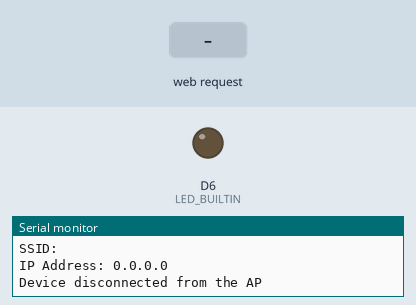
Simulated run of this sketch. Board: Arduino MKR. Parts: output pins drawn as LEDs (lit = HIGH), the last lines printed to the serial monitor. The test bench sets the inputs (shaded band).

Above: at 11.2 s.
11.3 s: HTTP request GET /H received
At 11.9 s:
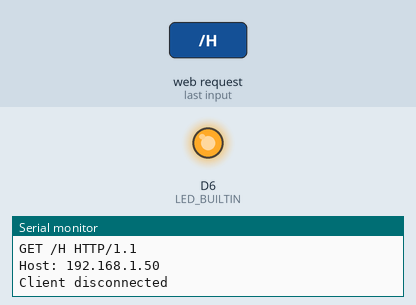
12.8 s: HTTP request GET /L received
At 14.2 s:
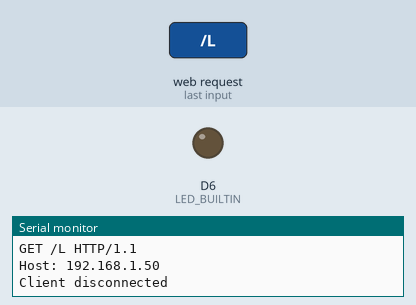
Timing chart, 0 to 15.8 s (numbered marks = the images above; inputs shaded):
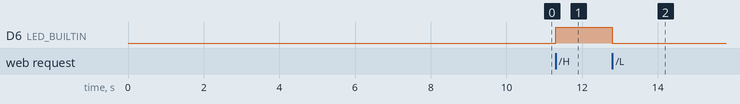

The sketch:

Wifi_Scale_control.ino
```cpp
/*
I want to look at how I can set up a scale that allows me to tare and calibrate from a wifi client.
Parts of code
  scale weight part returns LBS.
  Wifi Server broadcast.
    webpage showing generic details and a tare button area. Perhaps a calibrate button too.

*/

// Libraries
#include <WiFiNINA.h>   // Wifi Library
#include "HX711.h"      // Scale info

// Classes
HX711 scale;    // Declare an instance of HX711 scale class

// Scale Info
//Scale HX711 circuit wiring
const int LOADCELL_DOUT_PIN = 2; // Data out pin
const int LOADCELL_SCK_PIN = 3;  // Clock pin

//Wifi Details
char ssid[] ="TEST";
char pass[] = "Password";  // Can I keep this open? What are the risks?
int keyIndex = 0; //Only for WEP


int status = WL_IDLE_STATUS;
//Defines server port.
WiFiServer server(80);


void setup() {
  // put your setup code here, to run once:


  scale.begin(LOADCELL_DOUT_PIN, LOADCELL_SCK_PIN); // Setting up for the Scale.

//// This should start the web server.
  Serial.begin(9600);
  while (!Serial){
  ; //wait for serial port to connect. Needed for Native USB  Port only -- TOBRIEN 20260118 I think this is saying if USB is plugged in then worry about this.


  }

  Serial.println("Access Point Web Server");

//  pinMode(led, OUTPUT); //Set pin Mode
  pinMode(LED_BUILTIN, OUTPUT);


  // Check for WiFi Module
  if (WiFi.status() == WL_NO_MODULE){
    Serial.println("Communication with Wifi Module failed!");
    //Don't continue
    while(true);
    }

    String fv = WiFi.firmwareVersion();
    if (fv < WIFI_FIRMWARE_LATEST_VERSION){
      Serial.println("Please upgrade the firmware");
      }

        //print the network name (SSID);
      Serial.print("Creating access point named: ");
      Serial.println(ssid);

      // Create open network. Change this line if creating a WEP network.
      status = WiFi.beginAP(ssid, pass);
      if (status != WL_AP_LISTENING){
        Serial.println("Creating access point failed");
        //Don't continue
        while(true);
        }

        //Wait 10 seconds for connection
        delay(10000);

        // start web server on port 80.
        server.begin();

        //you are connected now print the status
        printWiFiStatus();
}
//// This is the end of the web server.


void loop() {
  // put your main code here, to run repeatedly:
  WebServer();


}


float ReadWeight()
{
  //Return in LBS the weight being read by the scale.


}


void printWiFiStatus(){
  //print the ssid of the net you are connected to
  Serial.print("SSID: ");
  Serial.println(WiFi.SSID());
  // print your wifi shields IP Address
  IPAddress ip =  WiFi.localIP();
  Serial.print("IP Address: ");
  Serial.println(ip);
  }


void WebServer(){
  //// TOBRIEN 20260118 I am wondering if I can do this so that I basically can call this
  //// function instead of adding all this to the loop code.


  ////////////////////////////////////////////////////
  //  This is the Wifi AP
  ////////////////////////////////////////////////////
  // compare the previous status to the current status
  if (status != WiFi.status()){
    //it had changed update the variable
    status = WiFi.status();

    if (status == WL_AP_CONNECTED){
      //a device has connected to the AP
      Serial.println("Device connected to AP");
      }else{
      // a device had disconnected from the AP
      Serial.println("Device disconnected from the AP");
        }
    }

    WiFiClient client = server.available(); // listen for incoming clients

    if (client){                      // if you get a client,
      Serial.println("new client");  // print a message out the serial port
      String currentLine = "";        // make a String to hold incoming data from the client
      while (client.connected()){     // loop while the client's connected
        if (client.available()){      // if there's bytes to read from the client,
          char c = client.read();     //read a byte then
          Serial.write(c);            // print it out the serial monitor
          if (c == '\n'){             // if the byte is a newline character
            // if the current line is blank, you got two newline characters in a row.
            // that's the end of the client HTTP request, so send a response:
            if (currentLine.length()==0){
               // HTTP headers always start with a response code (e.g. HTTP/1.1 200 OK)
              // and a content-type so the client knows what's coming, then a blank line:
              client.println("HTTP/1.1 200 OK");
              client.println("Content-type:text/html");
              client.println("");

            // the content of the HTTP response follows the header:
              client.print("Click <a href=\"/H\">here</a> turn the LED on<br>");
              client.print("Click <a href=\"/H\">here</a> turn the LED off<br>");

              //int randomReading = analogRead(A1);
              //client.print("Random reading from analog pin: ");
              //client.println(randomReading);

              //client.print(" ");
              //client.print(currentTime);
              //client.print(" ");

              //TOBrien implement the printing of the Data to the web interface
              client.println("TEST STRING");
              client.println("TEST STRING");
              client.print("<br>Outside Temperature = ");
              client.println("TEST STRING");
              client.print("<br>Inside Relative Humidty = ");
              client.print("TEST STRING");
              client.println("% <br>");
              client.print("Inside Temperature = ");
              client.print("TEST STRING");
              client.println(" deg F"); //Need to change to C
              client.println("<br>Weight");
//              client.println(reading());

              //HTTP response ends with a blank line.
              client.println();
              //break out the while loop
              break;
              }else{
                // if you got a newline then clear current line
                currentLine = "";
                }

            }else if (c != '\r'){
                                      // if you got anything else but a carriage return character,
              currentLine += c;      // add it to the end of the currentLine
              }

              //Check to see if client requests was Get /H or Get /L
              if (currentLine.endsWith("GET /H")){
                digitalWrite(LED_BUILTIN, HIGH);
              }
              if (currentLine.endsWith("GET /L")){
                digitalWrite(LED_BUILTIN, LOW);
                }
           }
        }
        // close the connection
        client.stop();
        Serial.println("Client disconnected");
      }


}
```

Measured:
- after the input at 11.3 s, D6 (LED_BUILTIN): LOW → HIGH at once
- after the input at 12.8 s, D6 (LED_BUILTIN): HIGH → LOW at once
